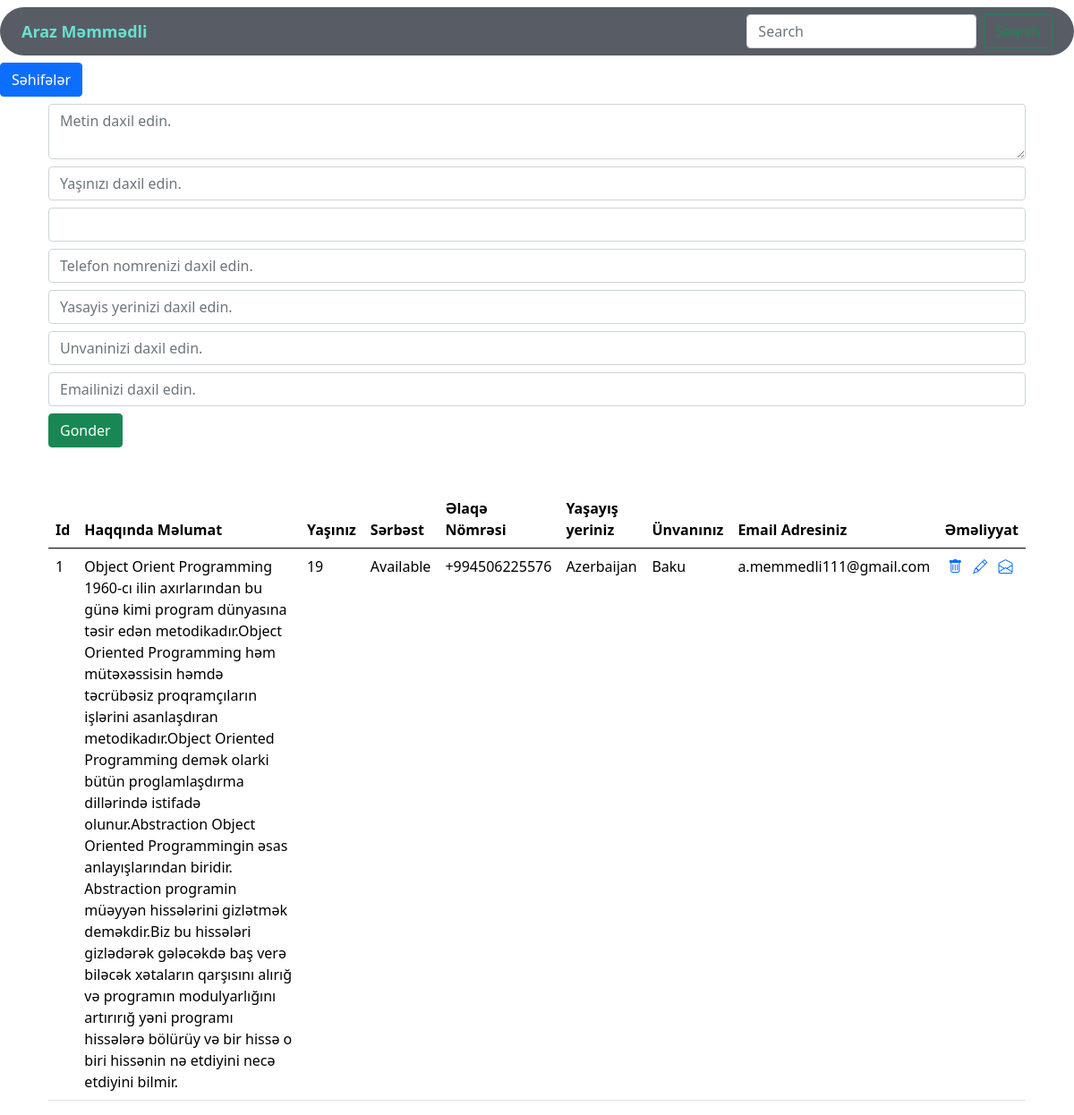
Page /admin/about/ on the earlier database version.
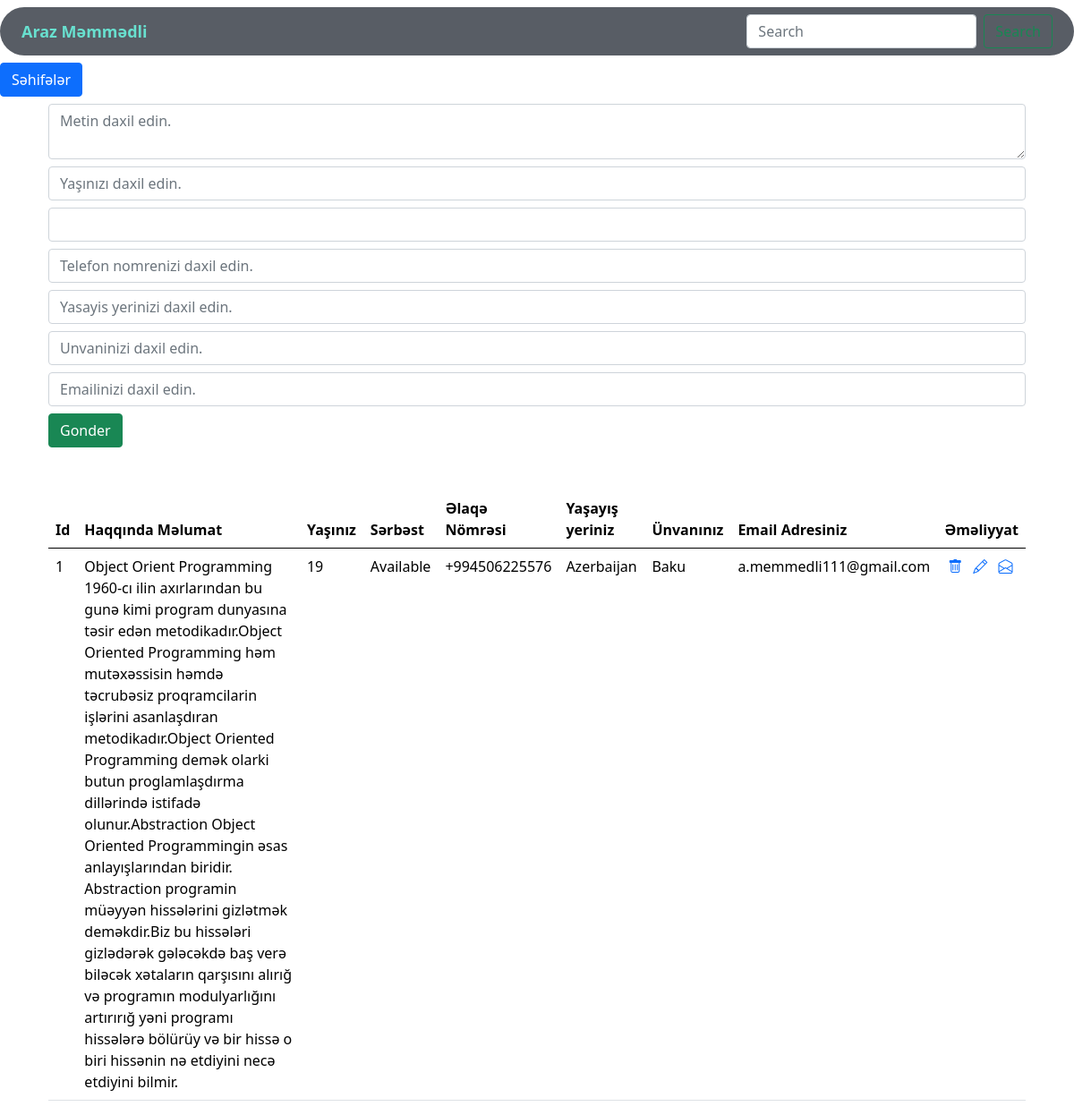
Same page on the later database version.
### app/models.py (models this page shows)
class AboutMe(db.Model):
    id = db.Column(db.Integer, primary_key=True)
    a_subject = db.Column(db.Text)
    a_age = db.Column(db.Integer)
    a_freelance = db.Column(db.String(50))
    a_phone = db.Column(db.String(40))
    a_residence = db.Column(db.String(70))
    a_address = db.Column(db.String(80))
    a_e_mail= db.Column(db.String(80))

### admin/a_routes.py (the view, shortened to what this page needs)
@about_bp.route('/admin/about/',methods=['GET','POST'])
def about():
    form=AboutForm()
    abouts=AboutMe.query.all()
    return render_template('admin/about.html',form=form,abouts=abouts)

### admin/forms.py
class AboutForm(FlaskForm):
    a_subject=TextAreaField('a_subject')
    a_age=IntegerField('a_age')
    a_freelance=StringField('a_freelance')
    a_phone=StringField('a_phone')
    a_residence=StringField('a_residence')
    a_address=StringField('a_address')
    a_e_mail=StringField('a_e_mail')
    submit=SubmitField()

### admin/templates/admin/about.html (shortened to what this page needs)
{% extends 'admin/base.html' %}
{% block content %}
<section id="form">
  <div class="container">
    <div class="row">
      <div class="col-12">
        <form action="/admin/about/" method="POST">
          <div class="form-group mt-2">
            {{form.a_subject(class_='form-control',placeholder='Metin daxil edin.')}}
          </div>
          <div class="form-group mt-2">
            {{form.a_age(class_='form-control',placeholder='Yaşınızı daxil edin.')}}
          </div>
          <div class="form-group mt-2">
            {{form.a_freelance(class_='form-control')}}
          </div>
          <div class="form-group mt-2">
            {{form.a_phone(class_='form-control',placeholder='Telefon nomrenizi daxil edin.')}}
          </div>
          <div class="form-group mt-2">
            {{form.a_residence(class_='form-control',placeholder='Yasayis yerinizi daxil edin.')}}
          </div>
          <div class="form-group mt-2">
            {{form.a_address(class_='form-control',placeholder='Unvaninizi daxil edin.')}}
          </div>
          <div class="form-group mt-2">
            {{form.a_e_mail(class_='form-control',placeholder='Emailinizi daxil edin.')}}
          </div>
          <div class="form-group mt-2">
            {{form.submit(class_='btn btn-success',value='Gonder')}}
          </div>
        </form>
      </div>
    </div>
  </div>
</section>
<section id="table">
    <div class="container mt-5">
        <table class="table">
            <thead>
              <tr>
                <th scope="col">Id</th>
                <th scope="col">Haqqında Məlumat</th>
                <th scope="col">Yaşınız</th>
                <th scope="col">Sərbəst</th>
                <th scope="col">Əlaqə Nömrəsi</th>
                <th scope="col">Yaşayış yeriniz</th>
                <th scope="col">Ünvanınız</th>
                <th scope="col">Email Adresiniz</th>
                <th scope="col">Əməliyyat</th>
              </tr>
            </thead>
            <tbody>
              {% for about in abouts %}
              <tr>
                <td>{{about.id}}</td>
                <td>{{about.a_subject}}</td>
                <td>{{about.a_age}}</td>
                <td>{{about.a_freelance}}</td>
                <td>{{about.a_phone}}</td>
                <td>{{about.a_residence}}</td>
                <td>{{about.a_address}}</td>
                <td>{{about.a_e_mail}}</td>
                <td>
                    <a href="/delete/{{about.id}}"><i class="bi bi-trash mx-1"></i></a>
                    <a href="/update/{{about.id}}"><i class="bi bi-pencil mx-1"></i></a>
                    <a href=""><i class="bi bi-envelope-open mx-1"></i></a>
                </td>
              </tr>
              {% endfor %}
            </tbody>
          </table>
    </div>
</section>
{% endblock  %}

### admin/templates/admin/base.html (shortened to what this page needs)
<!doctype html>
<html lang="en">
  <head>
    <link rel="stylesheet" href="path/to/bootstrap/css/bootstrap.min.css">
    <link rel="stylesheet" href="path/to/font-awesome/css/font-awesome.min.css">
    <link rel="stylesheet" href="https://cdn.jsdelivr.net/npm/bootstrap-icons@1.4.0/font/bootstrap-icons.css">
    <link href="https://cdn.jsdelivr.net/npm/bootstrap@5.0.0-beta3/dist/css/bootstrap.min.css" rel="stylesheet">
  </head>
  <body>
    <section id="main-navba">
      <nav class="navbar navbar-light mt-2" style="background: #585d65;border-radius: 80px;">
        <div class="container-fluid">
          <a class="navbar-brand" style="color: #68e0cf; font-size: 18px;font-weight: 800;">Araz Məmmədli</a>
          <form class="d-flex">
            <input class="form-control me-2" type="search" placeholder="Search" aria-label="Search">
            <button class="btn btn-outline-success" type="submit">Search</button>
          </form>
        </div>
      </nav>
    </section>
    <section id="offcanvas">
      <button class="btn btn-primary mt-2" type="button" data-bs-toggle="offcanvas" data-bs-target="#offcanvasScrolling" aria-controls="offcanvasScrolling">Səhifələr</button>
    </section>
    {% block content %}{% endblock %}
  </body>
</html>

Differences in the rows shown:
changed AboutMe "Available": a_subject "…1960-cı ilin axırlarından bu günə kimi program dünyasına təsir edən metodikadır.Object Oriented Programming həm mütəxəssisin həmdə təcrübəsiz proqramçıların işlərini asanlaşdıran metodikadır.Object Oriented Programming demək olarki bütün proglamlaşdırma dillərində istifadə olunur.Abstraction…" → "…1960-cı ilin axırlarından bu gunə kimi program dunyasına təsir edən metodikadır.Object Oriented Programming həm mutəxəssisin həmdə təcrubəsiz proqramcilarin işlərini asanlaşdıran metodikadır.Object Oriented Programming demək olarki butun proglamlaşdırma dillərində istifadə olunur.Abstraction…"
